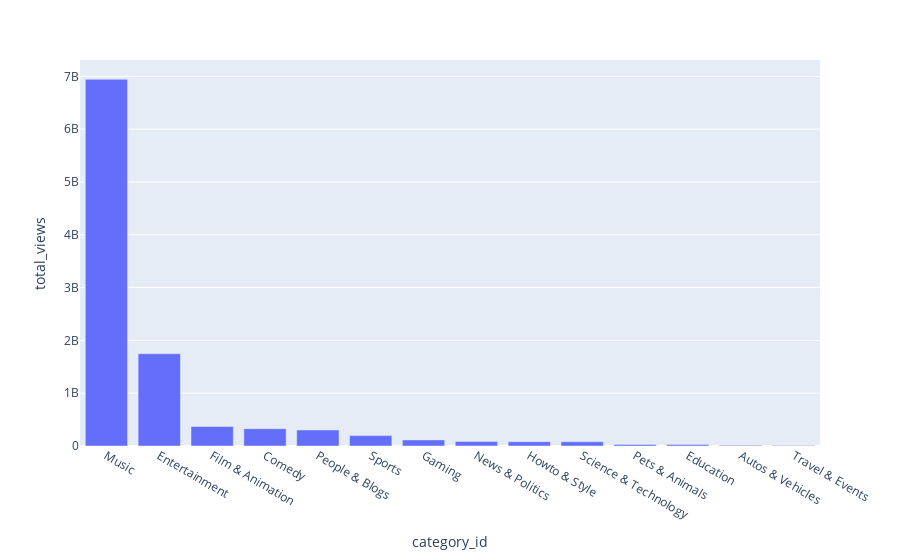

Here is the notebook cell this chart was saved with:
### Markdown cell above
#### Chuyển thành pandas-on-Spark DataFrame và plot

### Code cell
pandas_total_view_df = total_view_df.pandas_api()
pandas_total_view_df.plot.bar(x='category_id', y='total_views')

### Figure 1 — Plotly figure (JSON) as saved in the notebook; plotly's stock layout.template omitted (floating-point values rounded to 4 significant figures)
{"data": [{"alignmentgroup": "True", "hovertemplate": "category_id=%{x}<br>total_views=%{y}<extra></extra>", "legendgroup": "", "marker": {"color": "#636efa", "pattern": {"shape": ""}}, "name": "", "offsetgroup": "", "orientation": "v", "showlegend": false, "textposition": "auto", "type": "bar", "x": ["Music", "Entertainment", "Film & Animation", "Comedy", "People & Blogs", "Sports", "Gaming", "News & Politics", "Howto & Style", "Science & Technology", "Pets & Animals", "Education", "Autos & Vehicles", "Travel & Events"], "xaxis": "x", "y": [6944183379, 1747446715, 368732367, 327819293, 304066688, 196526000, 115670660, 85441934, 82587255, 81132989, 29851061, 26473589, 14738146, 10627822], "yaxis": "y"}], "layout": {"barmode": "relative", "legend": {"tracegroupgap": 0}, "margin": {"t": 60}, "xaxis": {"anchor": "y", "domain": [0, 1], "title": {"text": "category_id"}}, "yaxis": {"anchor": "x", "domain": [0, 1], "title": {"text": "total_views"}}}}
